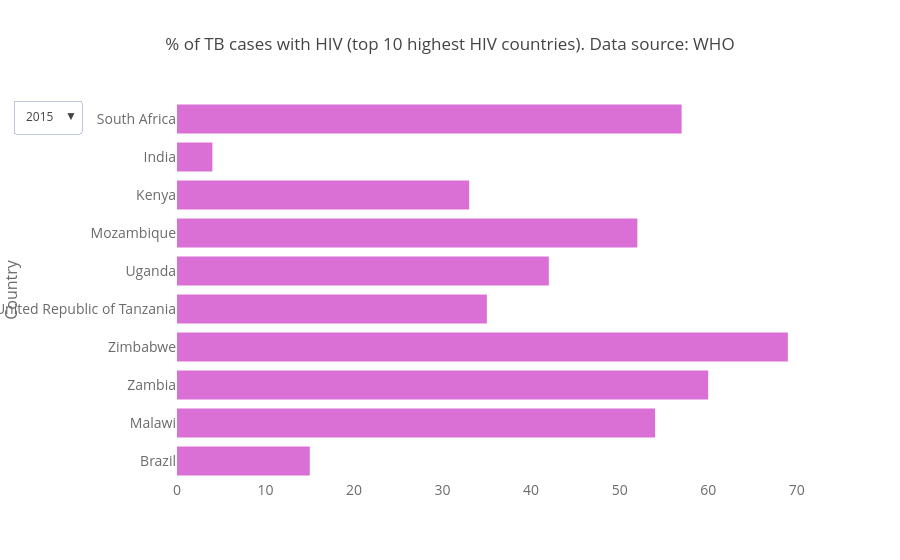

Source (notebook cell):
### Markdown cell above
# graph 5: % of tb cases with hiv

### Code cell
trace1 = go.Bar(
    y=tb2015_hivsort['country'][:10][::-1],
    x=tb2015_hivsort['%_tb+hiv_cases'][:10][::-1],
    name='Hiv count 2015',
    orientation='h',
    marker=dict(color='rgb(218, 112, 214)')
)


trace2 = go.Bar(
    y=tb2010_hivsort['country'][:10][::-1],
    x=tb2010_hivsort['%_tb+hiv_cases'][:10][::-1],
    name='Hiv count 2010',
    orientation='h',
    visible=False,
    marker=dict(color='rgb(218, 112, 214)')
)


trace3 = go.Bar(
    y=tb2005_hivsort['country'][:10][::-1],
    x=tb2005_hivsort['%_tb+hiv_cases'][:10][::-1],
    name='Hiv count 2005',
    orientation='h',
    visible=False,
    marker=dict(color='rgb(218, 112, 214)')
)


trace4 = go.Bar(
    y=tb2000_hivsort['country'][:10][::-1],
    x=tb2000_hivsort['%_tb+hiv_cases'][:10][::-1],
    name='Hiv count 2000',
    orientation='h',
    visible=False,
    marker=dict(color='rgb(218, 112, 214)')
)


data = [trace1, trace2, trace3, trace4]
layout = go.Layout(
    title='% of TB cases with HIV (top 10 highest HIV countries). Data source: WHO',
    xaxis=dict(
        tickfont=dict(
            size=14,
            color='rgb(107, 107, 107)'
        )
    ),
    yaxis=dict(
        title='Country',
        titlefont=dict(
            size=16,
            color='rgb(107, 107, 107)'
        ),
        tickfont=dict(
            size=14,
            color='rgb(107, 107, 107)'
        )
    ),
    legend=dict(
        bgcolor='rgba(255, 255, 255, 0)',
        bordercolor='rgba(255, 255, 255, 0)'
    ),
    barmode='group',
    bargap=0.15,
    bargroupgap=0.1,
    updatemenus=list([
        dict(
            x=-0.15,
            y=1,
            yanchor='top',
            buttons=list([
                dict(
                    args=['visible', [True, False, False, False]],
                    label='2015',
                    method='restyle'
                ),
                dict(
                    args=['visible',[False, True, False, False]],
                    label='2010',
                    method='restyle'
                ),
                dict(
                    args=['visible', [False, False, True, False]],
                    label='2005',
                    method='restyle'
                ),
                dict(
                    args=['visible', [False, False, False, True]],
                    label='2000',
                    method='restyle'
                )
            ]),
        )
    ])
)

fig = go.Figure(data=data, layout=layout)
py.iplot(fig, filename='style-bar')

### Figure 1 — Plotly figure (JSON) as saved in the notebook; plotly's stock layout.template omitted (floating-point values rounded to 4 significant figures)
{"data": [{"marker": {"color": "rgb(218, 112, 214)"}, "name": "Hiv count 2015", "orientation": "h", "type": "bar", "x": [15, 54, 60, 69, 35, 42, 52, 33, 4, 57], "y": ["Brazil", "Malawi", "Zambia", "Zimbabwe", "United Republic of Tanzania", "Uganda", "Mozambique", "Kenya", "India", "South Africa"]}, {"marker": {"color": "rgb(218, 112, 214)"}, "name": "Hiv count 2010", "orientation": "h", "type": "bar", "visible": false, "x": [18, 74, 72, 77, 54, 63, 42, 41, 6, 60], "y": ["Brazil", "Malawi", "Zambia", "Zimbabwe", "Uganda", "Mozambique", "United Republic of Tanzania", "Kenya", "India", "South Africa"]}, {"marker": {"color": "rgb(218, 112, 214)"}, "name": "Hiv count 2005", "orientation": "h", "type": "bar", "visible": false, "x": [16, 67, 59, 72, 47, 78, 47, 53, 7.4, 61], "y": ["Brazil", "Zambia", "Uganda", "Malawi", "Mozambique", "Zimbabwe", "United Republic of Tanzania", "Kenya", "India", "South Africa"]}, {"marker": {"color": "rgb(218, 112, 214)"}, "name": "Hiv count 2000", "orientation": "h", "type": "bar", "visible": false, "x": [21, 41, 69, 63, 74, 50, 81, 61, 7.3, 60], "y": ["Thailand", "Mozambique", "Zambia", "Uganda", "Malawi", "United Republic of Tanzania", "Zimbabwe", "Kenya", "India", "South Africa"]}], "layout": {"bargap": 0.15, "bargroupgap": 0.1, "barmode": "group", "legend": {"bgcolor": "rgba(255, 255, 255, 0)", "bordercolor": "rgba(255, 255, 255, 0)"}, "title": "% of TB cases with HIV (top 10 highest HIV countries). Data source: WHO", "updatemenus": [{"buttons": [{"args": ["visible", [true, false, false, false]], "label": "2015", "method": "restyle"}, {"args": ["visible", [false, true, false, false]], "label": "2010", "method": "restyle"}, {"args": ["visible", [false, false, true, false]], "label": "2005", "method": "restyle"}, {"args": ["visible", [false, false, false, true]], "label": "2000", "method": "restyle"}], "x": -0.15, "y": 1, "yanchor": "top"}], "xaxis": {"tickfont": {"color": "rgb(107, 107, 107)", "size": 14}}, "yaxis": {"tickfont": {"color": "rgb(107, 107, 107)", "size": 14}, "title": "Country", "titlefont": {"color": "rgb(107, 107, 107)", "size": 16}}}}
